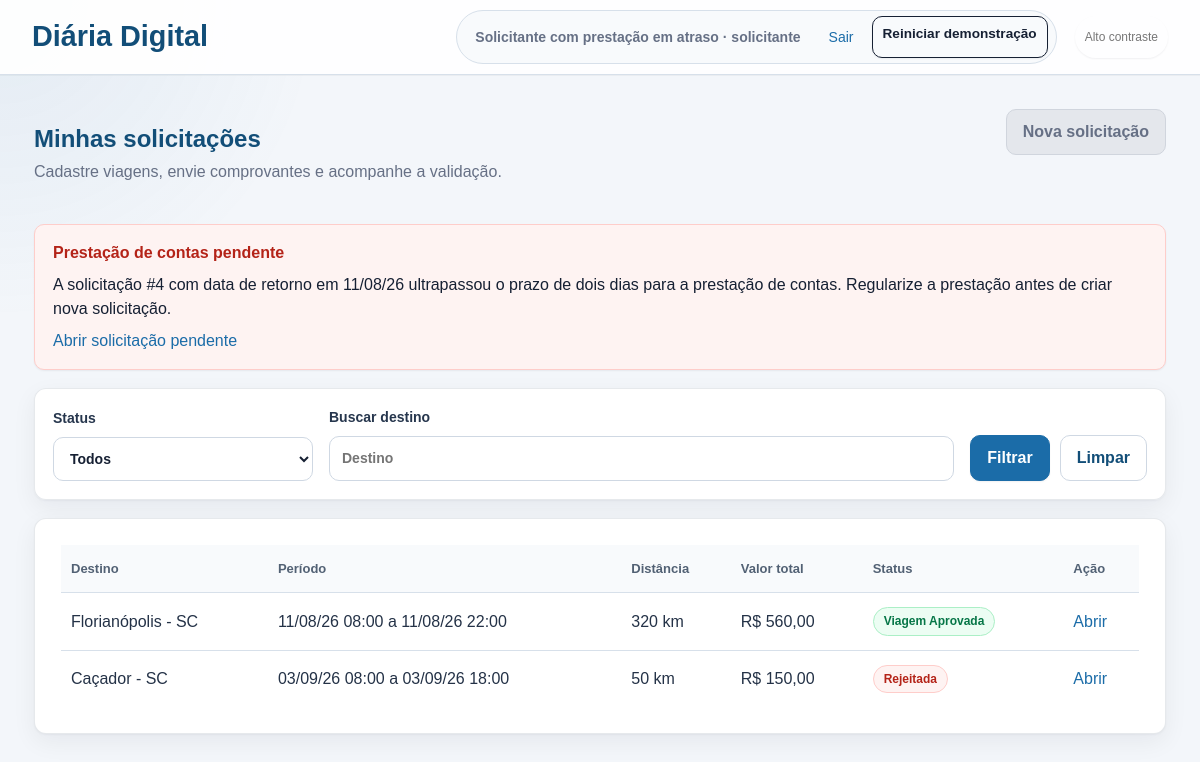
The page /solicitante (signed in) on the database as committed earlier.
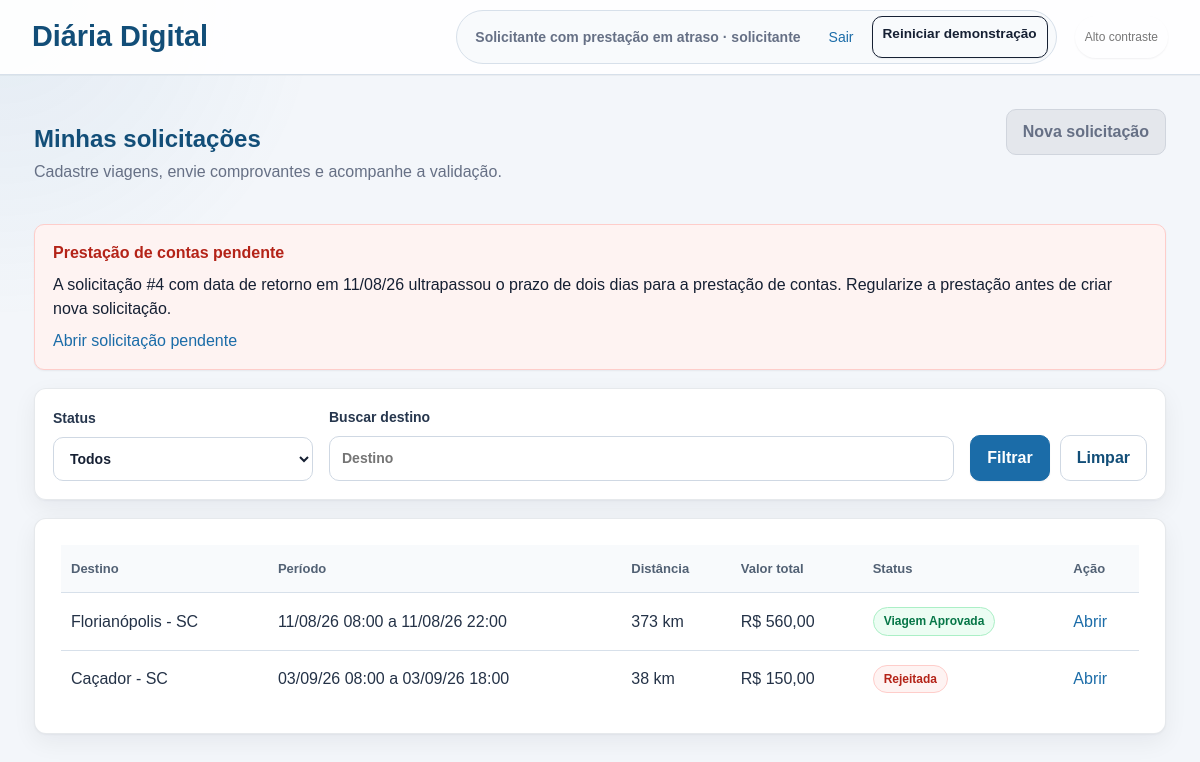
The same page on the database as committed later.
### tables this page shows
CREATE TABLE requests (
                id INTEGER PRIMARY KEY AUTOINCREMENT,
                user_id INTEGER NOT NULL,
                destination TEXT NOT NULL,
                departure_date TEXT NOT NULL,
                return_date TEXT NOT NULL,
                objective TEXT NOT NULL,
                estimated_amount REAL NOT NULL,
                status TEXT NOT NULL DEFAULT 'rascunho',
                validator_comment TEXT,
                accountability_text TEXT,
                created_at TEXT NOT NULL,
                updated_at TEXT NOT NULL, daily_group TEXT, daily_range TEXT, has_overnight INTEGER DEFAULT 1, accountability_departure_time TEXT, accountability_arrival_time TEXT, transport_mode TEXT, departure_km REAL, arrival_km REAL, refund_amount REAL DEFAULT 0, departure_time TEXT, return_time TEXT, distance_km REAL, daily_factor REAL, base_amount REAL, overnight_count INTEGER DEFAULT 0, daily_quantity REAL,
                FOREIGN KEY(user_id) REFERENCES users(id)
            );

### app.py (the view)
@app.route("/solicitante")
@role_required("solicitante")
def requester_dashboard():
    user = current_user()
    overdue_accountability = get_overdue_accountability(user["id"])
    status_filter = request.args.get("status", "")
    search = request.args.get("q", "").strip()
    filters = ["user_id = ?"]
    params = [user["id"]]
    if status_filter:
        filters.append("status = ?")
        params.append(status_filter)
    if search:
        filters.append("destination LIKE ?")
        params.append(f"%{search}%")
    where_clause = " AND ".join(filters)
    with closing(get_db()) as db, db:
        requests = db.execute(
            f"SELECT * FROM requests WHERE {where_clause} ORDER BY created_at DESC",
            params,
        ).fetchall()
    return render_template(
        "requester_dashboard.html",
        requests=requests,
        overdue_accountability=overdue_accountability,
        selected_status=status_filter,
        search=search,
    )

### app.py (called while the page is built)
def is_valid_demo_environment_id(environment_id):
    return bool(re.fullmatch(r"[0-9a-f]{32}", environment_id or ""))

def get_demo_environment_folder(environment_id):
    if not is_valid_demo_environment_id(environment_id):
        raise ValueError("Identificador de ambiente demonstrativo inválido.")
    return DEMO_ENVIRONMENTS_ROOT / environment_id

def get_demo_environment_id():
    if not has_request_context():
        raise RuntimeError("O ambiente demonstrativo exige um contexto de requisição.")
    session.permanent = True
    environment_id = session.get("demo_environment_id")
    if not is_valid_demo_environment_id(environment_id):
        environment_id = uuid.uuid4().hex
        session["demo_environment_id"] = environment_id
    return environment_id

def get_demo_database_path():
    environment_id = get_demo_environment_id()
    environment_folder = get_demo_environment_folder(environment_id)
    database_path = environment_folder / "diarias.db"
    if not database_path.is_file():
        create_demo_environment(environment_id)
    os.utime(environment_folder, None)
    return database_path

### templates/requester_dashboard.html (shortened to what this page needs)
{% extends "base.html" %}
{% block content %}
<div class="page-heading">
    <div>
        <h1>Minhas solicitações</h1>
        <p class="muted">Cadastre viagens, envie comprovantes e acompanhe a validação.</p>
    </div>
    {% if overdue_accountability %}
        <span class="button disabled">Nova solicitação</span>
    {% else %}
        <a class="button" href="{{ url_for('new_request') }}">Nova solicitação</a>
    {% endif %}
</div>
{% if overdue_accountability %}
    <section class="notice-panel danger-notice">
        <strong>Prestação de contas pendente</strong>
        <span>
            A solicitação #{{ overdue_accountability["id"] }} com data de retorno em
            {{ overdue_accountability["return_date"]|date_br }} ultrapassou o prazo de dois dias para a prestação de contas.
            Regularize a prestação antes de criar nova solicitação.
        </span>
        <a href="{{ url_for('request_detail', request_id=overdue_accountability['id']) }}">Abrir solicitação pendente</a>
    </section>
{% endif %}
<form method="get" class="filter-bar">
    <label>
        Status
        <select name="status">
            <option value="">Todos</option>
        </select>
    </label>
    <label>
        Buscar destino
        <input type="search" name="q" value="{{ search }}" placeholder="Destino">
    </label>
    <div class="filter-actions">
        <button type="submit">Filtrar</button>
        <a class="button secondary" href="{{ url_for('requester_dashboard') }}">Limpar</a>
    </div>
</form>
<section class="table-card">
    <table>
        <thead>
            <tr>
                <th>Destino</th>
                <th>Período</th>
                <th>Distância</th>
                <th>Valor total</th>
                <th>Status</th>
                <th>Ação</th>
            </tr>
        </thead>
        <tbody>
            {% for item in requests %}
                <tr>
                    <td data-label="Destino">{{ item["destination"] }}</td>
                    <td data-label="Período">{{ item["departure_date"]|date_br }} {{ item["departure_time"] or "--:--" }} a {{ item["return_date"]|date_br }} {{ item["return_time"] or "--:--" }}</td>
                    <td data-label="Distância">{{ (item["distance_km"]|decimal_br(0) ~ " km") if item["distance_km"] is not none else "A preencher" }}</td>
                    <td data-label="Valor total">R$ {{ item["estimated_amount"]|moeda_br }}</td>
                    <td data-label="Status"><span class="badge {{ item['status']|status_class }}">{{ item["status"]|status_label }}</span></td>
                    <td data-label="Ação"><a href="{{ url_for('request_detail', request_id=item['id']) }}">Abrir</a></td>
                </tr>
            {% else %}
                <tr>
                    <td colspan="6" class="empty">Nenhuma solicitação cadastrada.</td>
                </tr>
            {% endfor %}
        </tbody>
    </table>
</section>
{% endblock %}

Rows that differ between the two databases and show on the page:
changed requests "Florianópolis - SC": distance_km "320 km" → "373 km"
changed requests "Caçador - SC": distance_km "50 km" → "38 km"
